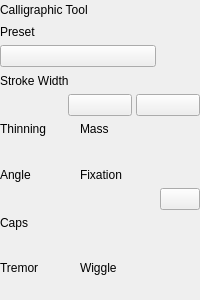
<?xml version="1.0" encoding="UTF-8"?>
<ui version="4.0">
  <class>CalligraphicWidget</class>
  <widget class="QWidget" name="CalligraphicWidget">
    <property name="geometry">
      <rect>
        <x>0</x>
        <y>0</y>
        <width>200</width>
        <height>300</height>
      </rect>
    </property>
    <property name="windowTitle">
      <string>Calligraphic Tool</string>
    </property>
    <layout class="QGridLayout" name="gridLayout" columnstretch="1,1,0">
      <property name="leftMargin">
        <number>0</number>
      </property>
      <property name="topMargin">
        <number>0</number>
      </property>
      <property name="rightMargin">
        <number>0</number>
      </property>
      <property name="bottomMargin">
        <number>0</number>
      </property>
      <property name="spacing">
        <number>4</number>
      </property>

      <item row="0" column="0" colspan="2">
        <widget class="QLabel" name="calligraphicToolLabel">
          <property name="text">
            <string>Calligraphic Tool</string>
          </property>
          <property name="class" stdset="0">
            <string>panel-heading</string>
          </property>
        </widget>
      </item>

      <item row="1" column="0" colspan="2">
        <widget class="QLabel" name="preset">
          <property name="text">
            <string>Preset</string>
          </property>
          <property name="class" stdset="0">
            <string>panel-label</string>
          </property>
        </widget>
      </item>
      <item row="2" column="0" colspan="2">
        <widget class="Linea::UI::IconComboBox" name="profileCombo">
          <property name="toolTip">
            <string>Choose a calligraphic preset</string>
          </property>
        </widget>
      </item>

      <item row="4" column="0" colspan="3">
        <widget class="QLabel" name="dynamicsLabel">
          <property name="text">
            <string>Stroke Width</string>
          </property>
          <property name="class" stdset="0">
            <string>panel-label</string>
          </property>
        </widget>
      </item>
      <item row="5" column="0" colspan="3">
        <layout class="QHBoxLayout" name="widthOptionsLayout">
          <property name="spacing">
            <number>4</number>
          </property>
          <item>
            <widget class="Linea::UI::NumberEdit" name="widthSpin">
              <property name="toolTip"><string>The width of the calligraphic pen (relative to the visible canvas area)</string></property>
            </widget>
          </item>
          <item>
            <widget class="QPushButton" name="pressureCheck">
              <!-- <property name="text">
                <string>Pressure</string>
              </property> -->
              <property name="toolTip">
                <string>Use the pressure of the input device to alter the width of the pen</string>
              </property>
              <property name="checkable">
                <bool>true</bool>
              </property>
              <property name="icon">
                <iconset>
                  <normaloff>:/icons/draw-use-pressure</normaloff>
                </iconset>
              </property>
              <!-- <property name="class" stdset="0">
                <string>segment-first</string>
              </property> -->
            </widget>
          </item>
          <item>
            <widget class="QPushButton" name="traceBackgroundCheck">
              <!-- <property name="text">
                <string>Background</string>
              </property> -->
              <property name="toolTip">
                <string>Trace the lightness of the background by the width of the pen (white - minimum width, black - maximum width)</string>
              </property>
              <property name="checkable">
                <bool>true</bool>
              </property>
              <property name="icon">
                <iconset>
                  <normaloff>:/icons/draw-trace-background</normaloff>
                </iconset>
              </property>
              <!-- <property name="class" stdset="0">
                <string>segment-last</string>
              </property> -->
            </widget>
          </item>
        </layout>
      </item>
      <!-- <item row="6" column="0">
        <widget class="QLabel" name="widthLabel">
          <property name="text">
            <string>Width</string>
          </property>
          <property name="class" stdset="0">
            <string>panel-label</string>
          </property>
        </widget>
      </item> -->
      <item row="6" column="0">
        <widget class="QLabel" name="thinningLabel">
          <property name="text">
            <string>Thinning</string>
          </property>
          <property name="class" stdset="0">
            <string>panel-label</string>
          </property>
        </widget>
      </item>
      <item row="6" column="1">
        <widget class="QLabel" name="massLabel">
          <property name="text">
            <string>Mass</string>
          </property>
          <property name="class" stdset="0">
            <string>panel-label</string>
          </property>
        </widget>
      </item>
      <item row="8" column="0">
        <widget class="Linea::UI::NumberEdit" name="thinningSpin">
          <property name="toolTip"><string>How much velocity thins the stroke (&gt; 0 makes fast strokes thinner, &lt; 0 makes them broader, 0 makes width independent of velocity)</string></property>
        </widget>
      </item>
      <item row="8" column="1">
        <widget class="Linea::UI::NumberEdit" name="massSpin">
          <property name="toolTip"><string>Increase to make the pen drag behind, as if slowed by inertia</string></property>
        </widget>
      </item>

      <!-- <item row="12" column="0" colspan="2">
        <widget class="QLabel" name="orientationLabel">
          <property name="text">
            <string>Nib orientation</string>
          </property>
          <property name="class" stdset="0">
            <string>xpanel-label</string>
          </property>
        </widget>
      </item> -->
      <item row="14" column="0">
        <widget class="QLabel" name="angleLabel">
          <property name="text">
            <string>Angle</string>
          </property>
          <property name="class" stdset="0">
            <string>panel-label</string>
          </property>
        </widget>
      </item>
      <item row="14" column="1">
        <widget class="QLabel" name="flatnessLabel">
          <property name="text">
            <string>Fixation</string>
          </property>
          <property name="class" stdset="0">
            <string>panel-label</string>
          </property>
        </widget>
      </item>
      <!-- <item row="14" column="2">
        <widget class="QLabel" name="tiltLabel">
          <property name="text">
            <string>Input</string>
          </property>
          <property name="class" stdset="0">
            <string>panel-label</string>
          </property>
        </widget>
      </item> -->
      <item row="16" column="0">
        <widget class="Linea::UI::NumberEdit" name="angleSpin">
          <property name="toolTip"><string>The angle of the pen's nib (in degrees; 0 = horizontal; has no effect if fixation = 0)</string></property>
        </widget>
      </item>
      <item row="16" column="1">
        <widget class="Linea::UI::NumberEdit" name="flatnessSpin">
          <property name="toolTip"><string>Angle behavior (0 = nib always perpendicular to stroke direction, 100 = fixed angle, -100 = fixed angle in opposite direction)</string></property>
        </widget>
      </item>
      <item row="16" column="2">
        <widget class="QPushButton" name="tiltCheck">
          <!-- <property name="text">
            <string>Tilt</string>
          </property> -->
          <property name="toolTip">
            <string>Use the tilt of the input device to alter the angle of the pen's nib</string>
          </property>
          <property name="checkable">
            <bool>true</bool>
          </property>
          <property name="icon">
            <iconset>
              <normaloff>:/icons/draw-use-tilt</normaloff>
            </iconset>
          </property>
        </widget>
      </item>

      <!-- <item row="18" column="0" colspan="3">
        <widget class="QLabel" name="shapeLabel">
          <property name="text">
            <string>Stroke shape</string>
          </property>
          <property name="class" stdset="0">
            <string>panel-label</string>
          </property>
        </widget>
      </item> -->
      <item row="20" column="0" colspan="2">
        <widget class="QLabel" name="capRoundingLabel">
          <property name="text">
            <string>Caps</string>
          </property>
          <property name="class" stdset="0">
            <string>panel-label</string>
          </property>
        </widget>
      </item>
      <item row="21" column="0">
        <widget class="Linea::UI::NumberEdit" name="capRoundingSpin">
          <property name="toolTip"><string>Increase to make caps at the ends of strokes protrude more (0 = no caps, 1 = round caps)</string></property>
        </widget>
      </item>

      <!-- <item row="24" column="0" colspan="2">
        <widget class="QLabel" name="variationLabel">
          <property name="text">
            <string>Variation</string>
          </property>
          <property name="class" stdset="0">
            <string>panel-label</string>
          </property>
        </widget>
      </item> -->
      <item row="26" column="0">
        <widget class="QLabel" name="tremorLabel">
          <property name="text">
            <string>Tremor</string>
          </property>
          <property name="class" stdset="0">
            <string>panel-label</string>
          </property>
        </widget>
      </item>
      <item row="26" column="1">
        <widget class="QLabel" name="wiggleLabel">
          <property name="text">
            <string>Wiggle</string>
          </property>
          <property name="class" stdset="0">
            <string>panel-label</string>
          </property>
        </widget>
      </item>
      <item row="28" column="0">
        <widget class="Linea::UI::NumberEdit" name="tremorSpin">
          <property name="toolTip"><string>Increase to make strokes rugged and trembling</string></property>
        </widget>
      </item>
      <item row="28" column="1">
        <widget class="Linea::UI::NumberEdit" name="wiggleSpin">
          <property name="toolTip"><string>Increase to make the pen waver and wiggle</string></property>
        </widget>
      </item>
    </layout>
  </widget>
  <customwidgets>
    <customwidget>
      <class>Linea::UI::NumberEdit</class>
      <extends>QWidget</extends>
      <header>number-edit.h</header>
    </customwidget>
    <customwidget>
      <class>Linea::UI::IconComboBox</class>
      <extends>QPushButton</extends>
      <header>icon-combobox.h</header>
    </customwidget>
  </customwidgets>
  <resources/>
  <connections/>
</ui>
